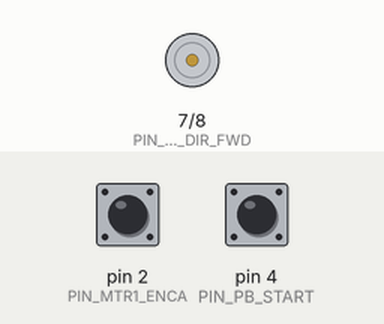
A sketch run on a simulated Arduino Uno, built with avr-gcc and run on an emulated ATmega328P. Parts: motor-driver pin pairs drawn as motors (green arrow = first pin HIGH = forward, orange = second pin HIGH = backward, longer = more drive, scaled by the enable pin). The inputs (shaded band) are chosen by the test bench; at power-on: pin 4 (PIN_PB_START) HIGH, pin 2 (PIN_MTR1_ENCA) HIGH.

Above: at 1.2 s.
1.3 s: pin 4 (PIN_PB_START) pulled LOW for 0.15 s
At 2.5 s:
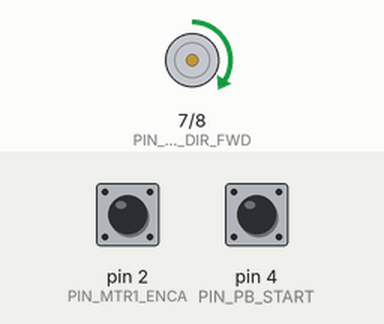
Timing chart, 0 to 4.3 s (numbered marks = the images above; inputs shaded):
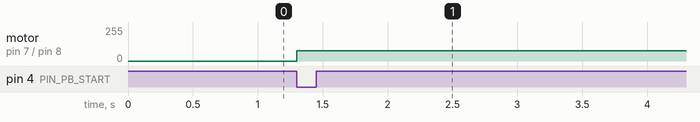

Measured:
- after the input at 1.3 s, motor on pin 7 (PIN_MTR1_DIR_FWD) / pin 8 (PIN_MTR1_DIR_REV): stopped → forward 76/255 at once

The sketch:

vehicle.ino
```cpp
#define PIN_PB_START           4
#define PIN_MTR1_ENCB          3
#define PIN_MTR1_ENCA          2
#define PIN_MTR1_DIR_FWD       7
#define PIN_MTR1_DIR_REV       8
#define PIN_MTR1_PWM           10

#define ENCODER_COUNTS_PER_REV  240
#define MM_PER_REV              477.522    // 152 mm diamter
//289.027 - 92 mm diameter

unsigned long targetDistanceMM = 10000; // mm
unsigned long targetTime = 14;
unsigned long targetEncoderCounts;
unsigned long encoderCount = 0;
bool isMotorRunning = false;
unsigned long motorPower = (255*targetDistanceMM)/(2387.61*targetTime);   //between 75-255

void setup() {
  pinMode(PIN_PB_START, INPUT_PULLUP);
  pinMode(PIN_MTR1_ENCA, INPUT);
  pinMode(PIN_MTR1_ENCB, INPUT);

  pinMode(PIN_MTR1_DIR_FWD, OUTPUT);
  pinMode(PIN_MTR1_DIR_REV, OUTPUT);
  pinMode(PIN_MTR1_PWM, OUTPUT);

  digitalWrite(PIN_MTR1_DIR_FWD, LOW);
  digitalWrite(PIN_MTR1_DIR_REV, LOW);
  analogWrite(PIN_MTR1_PWM, 0);

  attachInterrupt(digitalPinToInterrupt(PIN_MTR1_ENCA), encoderISR, RISING);

  targetEncoderCounts = (targetDistanceMM * ENCODER_COUNTS_PER_REV) / MM_PER_REV;

  Serial.begin(9600);
}

void loop() {
  if (digitalRead(PIN_PB_START) == LOW && !isMotorRunning) {
    encoderCount = 0;
    isMotorRunning = true;

    digitalWrite(PIN_MTR1_DIR_FWD, HIGH);
    digitalWrite(PIN_MTR1_DIR_REV, LOW);
    analogWrite(PIN_MTR1_PWM, motorPower);
  }

  if (isMotorRunning && encoderCount >= targetEncoderCounts) {
    isMotorRunning = false;

    analogWrite(PIN_MTR1_PWM, 0);
    digitalWrite(PIN_MTR1_DIR_FWD, LOW);
    digitalWrite(PIN_MTR1_DIR_REV, LOW);

    digitalWrite(PIN_MTR1_DIR_FWD, LOW);
    digitalWrite(PIN_MTR1_DIR_REV, HIGH);
    analogWrite(PIN_MTR1_PWM, 255); // Reverse power
    delay(200); // Reverse duration

    analogWrite(PIN_MTR1_PWM, 0);
    digitalWrite(PIN_MTR1_DIR_FWD, LOW);
    digitalWrite(PIN_MTR1_DIR_REV, LOW);
  }
}

void encoderISR() {
  encoderCount++;
}
```
